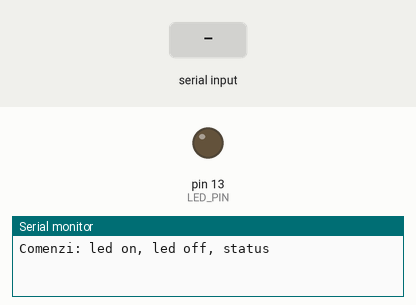
A sketch run on a simulated Arduino Uno, built with avr-gcc and run on an emulated ATmega328P. Parts: output pins drawn as LEDs (lit = HIGH), the last lines printed to the serial monitor. Inputs (shaded band) come from the test bench.

Above: at 1.2 s.
1.3 s: "led on\n" received over Serial
At 2.3 s:
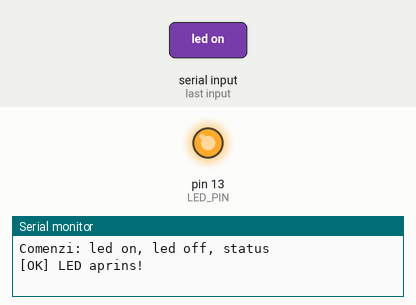
2.8 s: "led off\n" received over Serial
At 3.5 s:
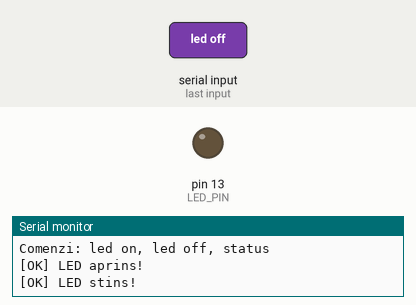
Timing chart, 0 to 5.8 s (numbered marks = the images above; inputs shaded):
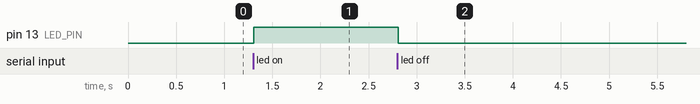

Measured:
- after the input at 1.3 s, pin 13 (LED_PIN): LOW → HIGH at once
- after the input at 2.8 s, pin 13 (LED_PIN): HIGH → LOW at once

The sketch:

lab1.ino
```cpp
#define LED_PIN 13

bool ledState = false;

void ledInit(void) {
    pinMode(LED_PIN, OUTPUT);
    digitalWrite(LED_PIN, LOW);
    ledState = false;
}

void ledOn(void) {
    digitalWrite(LED_PIN, HIGH);
    ledState = true;
}

void ledOff(void) {
    digitalWrite(LED_PIN, LOW);
    ledState = false;
}

bool ledGetState(void) {
    return ledState;
}

#define BUFFER_SIZE 32
char commandBuffer[BUFFER_SIZE];
uint8_t bufferIndex = 0;

void processCommand(const char* command);

void setup() {
    Serial.begin(9600);
    ledInit();
    Serial.println("Comenzi: led on, led off, status");
}

void loop() {
    while (Serial.available() > 0) {
        char c = Serial.read();

        if (c == '\n' || c == '\r') {
            if (bufferIndex > 0) {
                commandBuffer[bufferIndex] = '\0';
                processCommand(commandBuffer);
                bufferIndex = 0;
            }
        } else if (bufferIndex < BUFFER_SIZE - 1) {
            commandBuffer[bufferIndex++] = c;
        }
    }
}

void processCommand(const char* command) {
    char cmd[BUFFER_SIZE];

    for (uint8_t i = 0; command[i] != '\0' && i < BUFFER_SIZE - 1; i++) {
        cmd[i] = tolower(command[i]);
        cmd[i + 1] = '\0';
    }

    if (strcmp(cmd, "led on") == 0) {
        ledOn();
        Serial.println("[OK] LED aprins!");
    }
    else if (strcmp(cmd, "led off") == 0) {
        ledOff();
        Serial.println("[OK] LED stins!");
    }
    else if (strcmp(cmd, "status") == 0) {
        if (ledGetState()) {
            Serial.println("[INFO] LED-ul este APRINS");
        } else {
            Serial.println("[INFO] LED-ul este STINS");
        }
    }
    else {
        Serial.println("[EROARE] Comanda necunoscuta!");
    }
}
```
